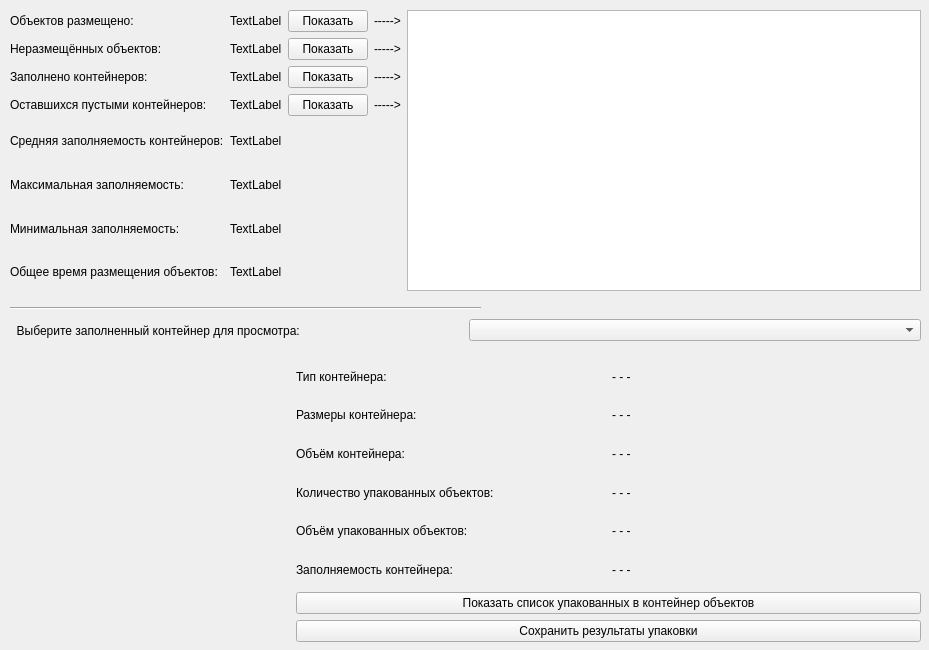
<?xml version="1.0" encoding="UTF-8"?>
<ui version="4.0">
 <class>Result</class>
 <widget class="QWidget" name="Result">
  <property name="geometry">
   <rect>
    <x>0</x>
    <y>0</y>
    <width>929</width>
    <height>650</height>
   </rect>
  </property>
  <property name="sizePolicy">
   <sizepolicy hsizetype="Fixed" vsizetype="Fixed">
    <horstretch>0</horstretch>
    <verstretch>0</verstretch>
   </sizepolicy>
  </property>
  <property name="minimumSize">
   <size>
    <width>929</width>
    <height>650</height>
   </size>
  </property>
  <property name="maximumSize">
   <size>
    <width>929</width>
    <height>650</height>
   </size>
  </property>
  <property name="windowTitle">
   <string>Результат упаковки</string>
  </property>
  <widget class="QWidget" name="horizontalLayoutWidget">
   <property name="geometry">
    <rect>
     <x>10</x>
     <y>10</y>
     <width>911</width>
     <height>281</height>
    </rect>
   </property>
   <layout class="QHBoxLayout" name="horizontalLayout">
    <item>
     <layout class="QGridLayout" name="gridLayout">
      <item row="6" column="0">
       <widget class="QLabel" name="label_8">
        <property name="text">
         <string>Минимальная заполняемость:</string>
        </property>
       </widget>
      </item>
      <item row="6" column="1">
       <widget class="QLabel" name="minOccup">
        <property name="text">
         <string>TextLabel</string>
        </property>
       </widget>
      </item>
      <item row="0" column="0">
       <widget class="QLabel" name="label">
        <property name="text">
         <string>Объектов размещено:</string>
        </property>
       </widget>
      </item>
      <item row="1" column="0">
       <widget class="QLabel" name="label_2">
        <property name="text">
         <string>Неразмещённых объектов:</string>
        </property>
       </widget>
      </item>
      <item row="3" column="0">
       <widget class="QLabel" name="label_4">
        <property name="text">
         <string>Оставшихся пустыми контейнеров:</string>
        </property>
       </widget>
      </item>
      <item row="3" column="1">
       <widget class="QLabel" name="contNotCount">
        <property name="text">
         <string>TextLabel</string>
        </property>
       </widget>
      </item>
      <item row="4" column="0">
       <widget class="QLabel" name="label_6">
        <property name="text">
         <string>Средняя заполняемость контейнеров:</string>
        </property>
       </widget>
      </item>
      <item row="4" column="1">
       <widget class="QLabel" name="averageOccup">
        <property name="text">
         <string>TextLabel</string>
        </property>
       </widget>
      </item>
      <item row="1" column="1">
       <widget class="QLabel" name="objNotCount">
        <property name="text">
         <string>TextLabel</string>
        </property>
       </widget>
      </item>
      <item row="2" column="0">
       <widget class="QLabel" name="label_3">
        <property name="text">
         <string>Заполнено контейнеров:</string>
        </property>
       </widget>
      </item>
      <item row="5" column="0">
       <widget class="QLabel" name="label_7">
        <property name="text">
         <string>Максимальная заполняемость:</string>
        </property>
       </widget>
      </item>
      <item row="5" column="1">
       <widget class="QLabel" name="maxOccup">
        <property name="text">
         <string>TextLabel</string>
        </property>
       </widget>
      </item>
      <item row="2" column="1">
       <widget class="QLabel" name="contCount">
        <property name="text">
         <string>TextLabel</string>
        </property>
       </widget>
      </item>
      <item row="0" column="1">
       <widget class="QLabel" name="objCount">
        <property name="text">
         <string>TextLabel</string>
        </property>
       </widget>
      </item>
      <item row="7" column="0">
       <widget class="QLabel" name="label_9">
        <property name="text">
         <string>Общее время размещения объектов:</string>
        </property>
       </widget>
      </item>
      <item row="7" column="1">
       <widget class="QLabel" name="timeCount">
        <property name="text">
         <string>TextLabel</string>
        </property>
       </widget>
      </item>
      <item row="1" column="3">
       <widget class="QLabel" name="objNotShow">
        <property name="enabled">
         <bool>true</bool>
        </property>
        <property name="text">
         <string>-----&gt;</string>
        </property>
       </widget>
      </item>
      <item row="0" column="2">
       <widget class="QPushButton" name="objShowButton">
        <property name="text">
         <string>Показать</string>
        </property>
       </widget>
      </item>
      <item row="0" column="3">
       <widget class="QLabel" name="objShow">
        <property name="enabled">
         <bool>true</bool>
        </property>
        <property name="text">
         <string>-----&gt;</string>
        </property>
       </widget>
      </item>
      <item row="2" column="2">
       <widget class="QPushButton" name="contShowButton">
        <property name="enabled">
         <bool>true</bool>
        </property>
        <property name="text">
         <string>Показать</string>
        </property>
       </widget>
      </item>
      <item row="3" column="2">
       <widget class="QPushButton" name="contNotShowButton">
        <property name="text">
         <string>Показать</string>
        </property>
       </widget>
      </item>
      <item row="2" column="3">
       <widget class="QLabel" name="contShow">
        <property name="text">
         <string>-----&gt;</string>
        </property>
       </widget>
      </item>
      <item row="3" column="3">
       <widget class="QLabel" name="contNotShow">
        <property name="enabled">
         <bool>true</bool>
        </property>
        <property name="text">
         <string>-----&gt;</string>
        </property>
       </widget>
      </item>
      <item row="1" column="2">
       <widget class="QPushButton" name="objNotShowButton">
        <property name="text">
         <string>Показать</string>
        </property>
       </widget>
      </item>
     </layout>
    </item>
    <item>
     <widget class="QTableWidget" name="tableWidget"/>
    </item>
   </layout>
  </widget>
  <widget class="Line" name="line">
   <property name="geometry">
    <rect>
     <x>10</x>
     <y>300</y>
     <width>471</width>
     <height>16</height>
    </rect>
   </property>
   <property name="orientation">
    <enum>Qt::Horizontal</enum>
   </property>
  </widget>
  <widget class="QWidget" name="layoutWidget">
   <property name="geometry">
    <rect>
     <x>10</x>
     <y>310</y>
     <width>911</width>
     <height>41</height>
    </rect>
   </property>
   <layout class="QHBoxLayout" name="horizontalLayout_2">
    <item>
     <widget class="QLabel" name="label_10">
      <property name="text">
       <string>  Выберите заполненный контейнер для просмотра:</string>
      </property>
     </widget>
    </item>
    <item>
     <widget class="QComboBox" name="comboBox">
      <property name="focusPolicy">
       <enum>Qt::StrongFocus</enum>
      </property>
     </widget>
    </item>
   </layout>
  </widget>
  <widget class="QWidget" name="horizontalLayoutWidget_2">
   <property name="geometry">
    <rect>
     <x>10</x>
     <y>360</y>
     <width>911</width>
     <height>282</height>
    </rect>
   </property>
   <layout class="QHBoxLayout" name="horizontalLayout_5">
    <item>
     <widget class="MainScene" name="pwidget" native="true">
      <property name="sizePolicy">
       <sizepolicy hsizetype="Expanding" vsizetype="Expanding">
        <horstretch>0</horstretch>
        <verstretch>0</verstretch>
       </sizepolicy>
      </property>
      <property name="minimumSize">
       <size>
        <width>279</width>
        <height>279</height>
       </size>
      </property>
      <property name="maximumSize">
       <size>
        <width>280</width>
        <height>280</height>
       </size>
      </property>
     </widget>
    </item>
    <item>
     <layout class="QVBoxLayout" name="verticalLayout">
      <item>
       <layout class="QGridLayout" name="gridLayout_2">
        <item row="3" column="0">
         <widget class="QLabel" name="label_14">
          <property name="text">
           <string>Количество упакованных объектов:</string>
          </property>
         </widget>
        </item>
        <item row="4" column="1">
         <widget class="QLabel" name="contObjVol">
          <property name="text">
           <string>- - -</string>
          </property>
         </widget>
        </item>
        <item row="4" column="0">
         <widget class="QLabel" name="label_11">
          <property name="text">
           <string>Объём упакованных объектов:</string>
          </property>
         </widget>
        </item>
        <item row="1" column="1">
         <widget class="QLabel" name="contSize">
          <property name="text">
           <string>- - -</string>
          </property>
         </widget>
        </item>
        <item row="1" column="0">
         <widget class="QLabel" name="label_13">
          <property name="text">
           <string>Размеры контейнера:</string>
          </property>
         </widget>
        </item>
        <item row="2" column="0">
         <widget class="QLabel" name="label_5">
          <property name="text">
           <string>Объём контейнера:</string>
          </property>
         </widget>
        </item>
        <item row="5" column="1">
         <widget class="QLabel" name="contOccup">
          <property name="text">
           <string>- - -</string>
          </property>
         </widget>
        </item>
        <item row="2" column="1">
         <widget class="QLabel" name="contVol">
          <property name="text">
           <string>- - -</string>
          </property>
         </widget>
        </item>
        <item row="3" column="1">
         <widget class="QLabel" name="contObjCount">
          <property name="text">
           <string>- - -</string>
          </property>
         </widget>
        </item>
        <item row="5" column="0">
         <widget class="QLabel" name="label_15">
          <property name="text">
           <string>Заполняемость контейнера:</string>
          </property>
         </widget>
        </item>
        <item row="0" column="0">
         <widget class="QLabel" name="label_12">
          <property name="text">
           <string>Тип контейнера:</string>
          </property>
         </widget>
        </item>
        <item row="0" column="1">
         <widget class="QLabel" name="contType">
          <property name="text">
           <string>- - -</string>
          </property>
         </widget>
        </item>
       </layout>
      </item>
      <item>
       <widget class="QPushButton" name="showObjListButton">
        <property name="text">
         <string>Показать список упакованных в контейнер объектов</string>
        </property>
       </widget>
      </item>
      <item>
       <widget class="QPushButton" name="saveResultButton">
        <property name="text">
         <string>Сохранить результаты упаковки</string>
        </property>
       </widget>
      </item>
     </layout>
    </item>
   </layout>
  </widget>
 </widget>
 <customwidgets>
  <customwidget>
   <class>MainScene</class>
   <extends>QWidget</extends>
   <header>mainscene.h</header>
   <container>1</container>
  </customwidget>
 </customwidgets>
 <resources/>
 <connections/>
</ui>
